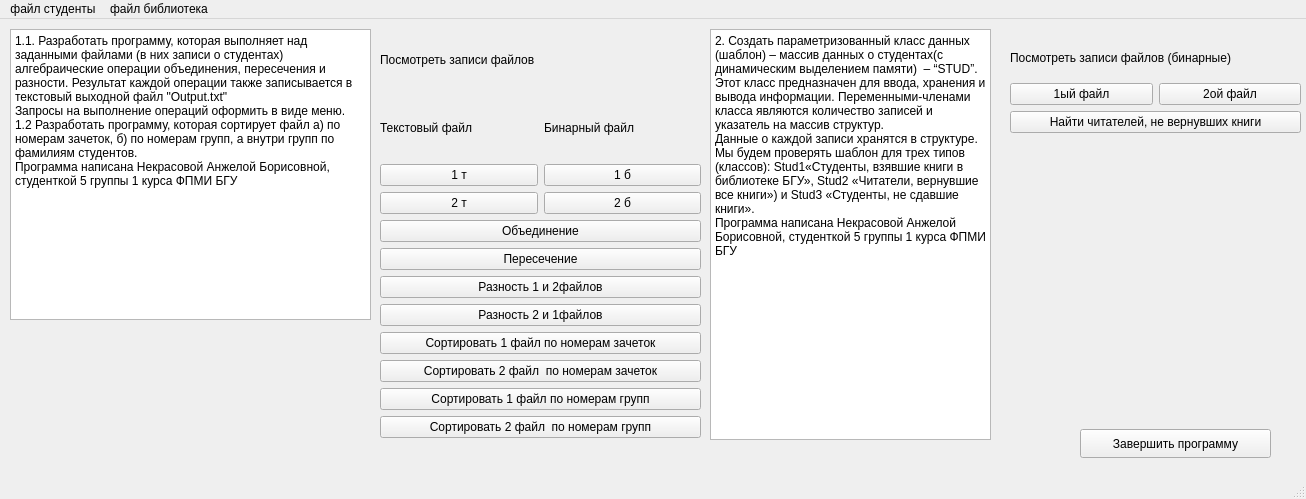
<?xml version="1.0" encoding="UTF-8"?>
<ui version="4.0">
 <class>MainWindow</class>
 <widget class="QMainWindow" name="MainWindow">
  <property name="geometry">
   <rect>
    <x>0</x>
    <y>0</y>
    <width>1306</width>
    <height>499</height>
   </rect>
  </property>
  <property name="windowTitle">
   <string>MainWindow</string>
  </property>
  <widget class="QWidget" name="centralwidget">
   <widget class="QTextBrowser" name="textBrowser">
    <property name="geometry">
     <rect>
      <x>10</x>
      <y>10</y>
      <width>361</width>
      <height>291</height>
     </rect>
    </property>
    <property name="html">
     <string>&lt;!DOCTYPE HTML PUBLIC &quot;-//W3C//DTD HTML 4.0//EN&quot; &quot;http://www.w3.org/TR/REC-html40/strict.dtd&quot;&gt;
&lt;html&gt;&lt;head&gt;&lt;meta name=&quot;qrichtext&quot; content=&quot;1&quot; /&gt;&lt;meta charset=&quot;utf-8&quot; /&gt;&lt;style type=&quot;text/css&quot;&gt;
p, li { white-space: pre-wrap; }
hr { height: 1px; border-width: 0; }
li.unchecked::marker { content: &quot;\2610&quot;; }
li.checked::marker { content: &quot;\2612&quot;; }
&lt;/style&gt;&lt;/head&gt;&lt;body style=&quot; font-family:'Segoe UI'; font-size:9pt; font-weight:400; font-style:normal;&quot;&gt;
&lt;p style=&quot; margin-top:0px; margin-bottom:0px; margin-left:0px; margin-right:0px; -qt-block-indent:0; text-indent:0px;&quot;&gt;1.1. Разработать программу, которая выполняет над заданными файлами (в них записи о студентах) алгебраические операции объединения, пересечения и разности. Результат каждой операции также записывается в текстовый выходной файл &amp;quot;Output.txt&amp;quot;&lt;/p&gt;
&lt;p style=&quot; margin-top:0px; margin-bottom:0px; margin-left:0px; margin-right:0px; -qt-block-indent:0; text-indent:0px;&quot;&gt;Запросы на выполнение операций оформить в виде меню.&lt;/p&gt;
&lt;p style=&quot; margin-top:0px; margin-bottom:0px; margin-left:0px; margin-right:0px; -qt-block-indent:0; text-indent:0px;&quot;&gt;1.2 Разработать программу, которая сортирует файл а) по номерам зачеток, б) по номерам групп, а внутри групп по фамилиям студентов. &lt;/p&gt;
&lt;p style=&quot; margin-top:0px; margin-bottom:0px; margin-left:0px; margin-right:0px; -qt-block-indent:0; text-indent:0px;&quot;&gt;Программа написана Некрасовой Анжелой Борисовной, студенткой 5 группы 1 курса ФПМИ БГУ&lt;/p&gt;&lt;/body&gt;&lt;/html&gt;</string>
    </property>
   </widget>
   <widget class="QWidget" name="gridLayoutWidget">
    <property name="geometry">
     <rect>
      <x>380</x>
      <y>10</y>
      <width>321</width>
      <height>409</height>
     </rect>
    </property>
    <layout class="QGridLayout" name="gridLayout">
     <item row="2" column="0">
      <widget class="QPushButton" name="pushButton_2">
       <property name="text">
        <string>1 т</string>
       </property>
      </widget>
     </item>
     <item row="3" column="0">
      <widget class="QPushButton" name="pushButton_4">
       <property name="text">
        <string>2 т</string>
       </property>
      </widget>
     </item>
     <item row="5" column="0" colspan="2">
      <widget class="QPushButton" name="pushButton_8">
       <property name="text">
        <string>Пересечение</string>
       </property>
      </widget>
     </item>
     <item row="1" column="1">
      <widget class="QLabel" name="label_2">
       <property name="text">
        <string>Бинарный файл</string>
       </property>
      </widget>
     </item>
     <item row="9" column="0" colspan="2">
      <widget class="QPushButton" name="pushButton_10">
       <property name="text">
        <string>Сортировать 2 файл  по номерам зачеток</string>
       </property>
      </widget>
     </item>
     <item row="10" column="0" colspan="2">
      <widget class="QPushButton" name="pushButton_11">
       <property name="text">
        <string>Сортировать 1 файл по номерам групп</string>
       </property>
      </widget>
     </item>
     <item row="4" column="0" colspan="2">
      <widget class="QPushButton" name="pushButton_7">
       <property name="text">
        <string>Объединение</string>
       </property>
      </widget>
     </item>
     <item row="1" column="0">
      <widget class="QLabel" name="label">
       <property name="text">
        <string>Текстовый файл</string>
       </property>
      </widget>
     </item>
     <item row="3" column="1">
      <widget class="QPushButton" name="pushButton_5">
       <property name="text">
        <string>2 б</string>
       </property>
      </widget>
     </item>
     <item row="8" column="0" colspan="2">
      <widget class="QPushButton" name="pushButton_6">
       <property name="text">
        <string>Сортировать 1 файл по номерам зачеток</string>
       </property>
      </widget>
     </item>
     <item row="7" column="0" colspan="2">
      <widget class="QPushButton" name="pushButton">
       <property name="text">
        <string>Разность 2 и 1файлов</string>
       </property>
      </widget>
     </item>
     <item row="2" column="1">
      <widget class="QPushButton" name="pushButton_3">
       <property name="text">
        <string>1 б</string>
       </property>
      </widget>
     </item>
     <item row="6" column="0" colspan="2">
      <widget class="QPushButton" name="pushButton_9">
       <property name="text">
        <string>Разность 1 и 2файлов</string>
       </property>
      </widget>
     </item>
     <item row="0" column="0" colspan="2">
      <widget class="QLabel" name="label_3">
       <property name="text">
        <string>Посмотреть записи файлов</string>
       </property>
      </widget>
     </item>
     <item row="11" column="0" colspan="2">
      <widget class="QPushButton" name="pushButton_12">
       <property name="text">
        <string>Сортировать 2 файл  по номерам групп</string>
       </property>
      </widget>
     </item>
    </layout>
   </widget>
   <widget class="QTextBrowser" name="textBrowser_2">
    <property name="geometry">
     <rect>
      <x>710</x>
      <y>10</y>
      <width>281</width>
      <height>411</height>
     </rect>
    </property>
    <property name="html">
     <string>&lt;!DOCTYPE HTML PUBLIC &quot;-//W3C//DTD HTML 4.0//EN&quot; &quot;http://www.w3.org/TR/REC-html40/strict.dtd&quot;&gt;
&lt;html&gt;&lt;head&gt;&lt;meta name=&quot;qrichtext&quot; content=&quot;1&quot; /&gt;&lt;meta charset=&quot;utf-8&quot; /&gt;&lt;style type=&quot;text/css&quot;&gt;
p, li { white-space: pre-wrap; }
hr { height: 1px; border-width: 0; }
li.unchecked::marker { content: &quot;\2610&quot;; }
li.checked::marker { content: &quot;\2612&quot;; }
&lt;/style&gt;&lt;/head&gt;&lt;body style=&quot; font-family:'Segoe UI'; font-size:9pt; font-weight:400; font-style:normal;&quot;&gt;
&lt;p style=&quot; margin-top:0px; margin-bottom:0px; margin-left:0px; margin-right:0px; -qt-block-indent:0; text-indent:0px;&quot;&gt;2. Создать параметризованный класс данных (шаблон) – массив данных о студентах(с динамическим выделением памяти)  – “STUD”. Этот класс предназначен для ввода, хранения и вывода информации. Переменными-членами класса являются количество записей и указатель на массив структур.&lt;/p&gt;
&lt;p style=&quot; margin-top:0px; margin-bottom:0px; margin-left:0px; margin-right:0px; -qt-block-indent:0; text-indent:0px;&quot;&gt;Данные о каждой записи хранятся в структуре. Мы будем проверять шаблон для трех типов (классов): Stud1«Студенты, взявшие книги в библиотеке БГУ», Stud2 «Читатели, вернувшие все книги») и Stud3 «Студенты, не сдавшие книги». &lt;/p&gt;
&lt;p style=&quot; margin-top:0px; margin-bottom:0px; margin-left:0px; margin-right:0px; -qt-block-indent:0; text-indent:0px;&quot;&gt;Программа написана Некрасовой Анжелой Борисовной, студенткой 5 группы 1 курса ФПМИ БГУ&lt;/p&gt;&lt;/body&gt;&lt;/html&gt;</string>
    </property>
   </widget>
   <widget class="QWidget" name="gridLayoutWidget_2">
    <property name="geometry">
     <rect>
      <x>1010</x>
      <y>20</y>
      <width>291</width>
      <height>94</height>
     </rect>
    </property>
    <layout class="QGridLayout" name="gridLayout_2">
     <item row="1" column="1">
      <widget class="QPushButton" name="pushButton_14">
       <property name="text">
        <string>2ой файл</string>
       </property>
      </widget>
     </item>
     <item row="0" column="0" colspan="2">
      <widget class="QLabel" name="label_4">
       <property name="text">
        <string>Посмотреть записи файлов (бинарные)</string>
       </property>
      </widget>
     </item>
     <item row="1" column="0">
      <widget class="QPushButton" name="pushButton_13">
       <property name="text">
        <string>1ый файл</string>
       </property>
      </widget>
     </item>
     <item row="2" column="0" colspan="2">
      <widget class="QPushButton" name="pushButton_15">
       <property name="text">
        <string>Найти читателей, не вернувших книги</string>
       </property>
      </widget>
     </item>
    </layout>
   </widget>
   <widget class="QPushButton" name="pushButton_16">
    <property name="geometry">
     <rect>
      <x>1080</x>
      <y>410</y>
      <width>191</width>
      <height>29</height>
     </rect>
    </property>
    <property name="text">
     <string>Завершить программу</string>
    </property>
   </widget>
  </widget>
  <widget class="QMenuBar" name="menubar">
   <property name="geometry">
    <rect>
     <x>0</x>
     <y>0</y>
     <width>1306</width>
     <height>25</height>
    </rect>
   </property>
   <widget class="QMenu" name="menu">
    <property name="title">
     <string>файл студенты</string>
    </property>
    <addaction name="action"/>
    <addaction name="action_2"/>
    <addaction name="action_3"/>
    <addaction name="action_4"/>
    <addaction name="action_1_2"/>
    <addaction name="action_2_1"/>
    <addaction name="action_1"/>
    <addaction name="action_5"/>
    <addaction name="action_6"/>
    <addaction name="action_7"/>
   </widget>
   <widget class="QMenu" name="menu_2">
    <property name="title">
     <string>файл библиотека</string>
    </property>
    <addaction name="action_8"/>
    <addaction name="action_9"/>
    <addaction name="action_10"/>
   </widget>
   <addaction name="menu"/>
   <addaction name="menu_2"/>
  </widget>
  <widget class="QStatusBar" name="statusbar"/>
  <action name="action">
   <property name="text">
    <string>Посмотреть первый файл</string>
   </property>
  </action>
  <action name="action_2">
   <property name="text">
    <string>Посмотреть второй файл</string>
   </property>
  </action>
  <action name="action_3">
   <property name="text">
    <string>Объединение</string>
   </property>
  </action>
  <action name="action_4">
   <property name="text">
    <string>Пересечение</string>
   </property>
  </action>
  <action name="action_1_2">
   <property name="text">
    <string>Разность 1 и 2</string>
   </property>
  </action>
  <action name="action_2_1">
   <property name="text">
    <string>Разность 2 и 1</string>
   </property>
  </action>
  <action name="action_1">
   <property name="text">
    <string>Сортировать файл 1 по номерам зачеток</string>
   </property>
  </action>
  <action name="action_5">
   <property name="text">
    <string>Сортировать файл 2 по номерам зачеток</string>
   </property>
  </action>
  <action name="action_6">
   <property name="text">
    <string>Сортировать файл 1 по номерам групп</string>
   </property>
  </action>
  <action name="action_7">
   <property name="text">
    <string>Сортировать файл 2 по номерам групп</string>
   </property>
  </action>
  <action name="action_8">
   <property name="text">
    <string>Посмотреть записи 1 файла</string>
   </property>
  </action>
  <action name="action_9">
   <property name="text">
    <string>Посмотреть записи 2 файла</string>
   </property>
  </action>
  <action name="action_10">
   <property name="text">
    <string>Найти должников</string>
   </property>
  </action>
 </widget>
 <resources/>
 <connections/>
</ui>
